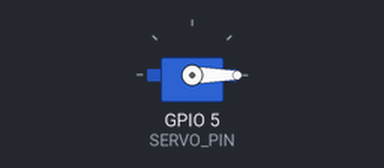
Bench run of a sketch on a simulated ESP32. Parts: servo. Servo pulses on a pin are drawn as a servo (544–2400 µs = 0–180°); what the sketch prints to the serial monitor is not drawn.

Above: at 0.05 s.
Timing chart, 0 to 4.6 s (numbered marks = the images above):
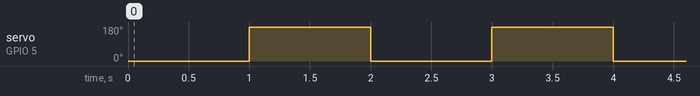

Measured:
- by itself, servo on GPIO 5 (SERVO_PIN): alternates 180° for 1.0 s and 0° for 1.0 s

The sketch:

servo_sin_libreria.ino
```cpp
#define SERVO_PIN 5
int freq = 50; //El servo trabaja a 50 Hz
int channel = 0;
int resolution = 10; //Resolución de 10 bits


void setup() {
  Serial.begin(115200);
  ledcSetup(channel, freq, resolution);
  ledcAttachPin(SERVO_PIN, channel);

}

void loop() {

    int i;
    i=26; // 0.5 ms (-90°)*2^10/20ms = 26
    Serial.println(i);
    ledcWrite(channel, i);
    delay(1000);
    i=123; // 2.4 ms (+90°)*2^10/20ms = 123
    Serial.println(i);
    ledcWrite(channel, i);
    delay(1000);

}
```
